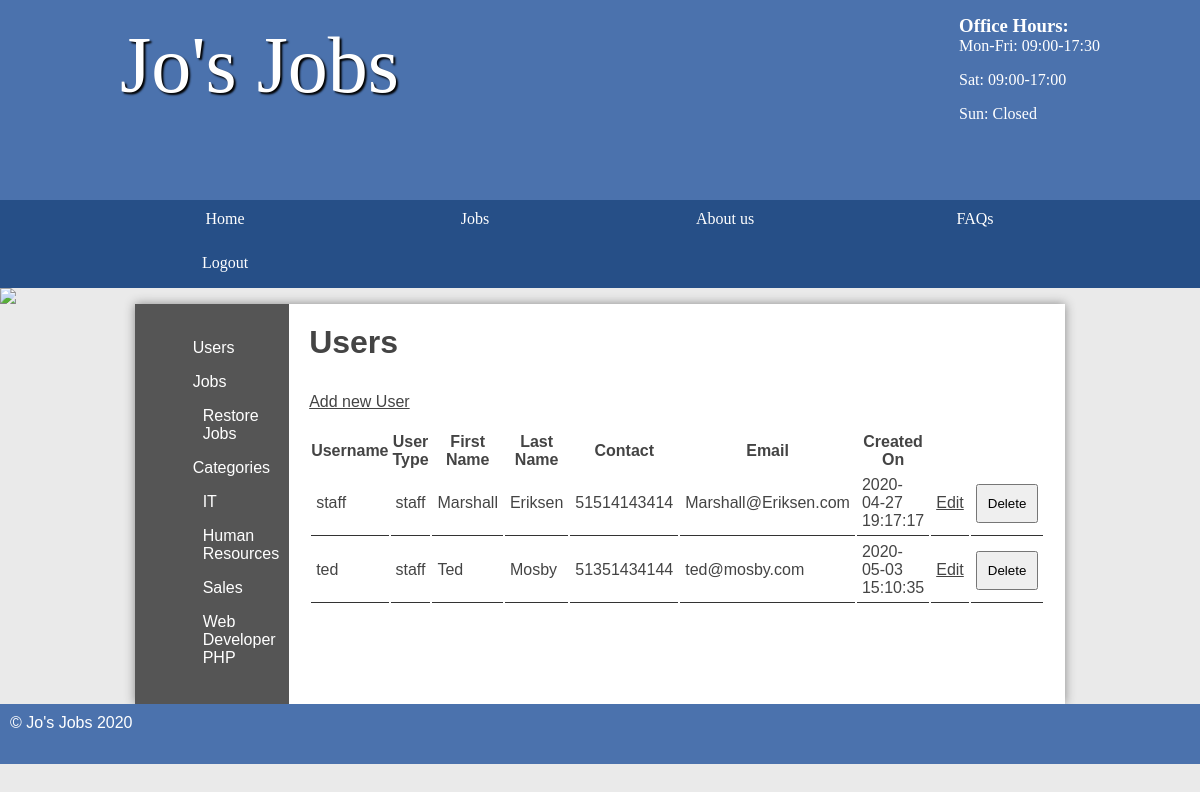
Page /default/public/admin/index.php (signed in) on the committed database.
### tables this page shows
CREATE TABLE `category` (
  `id` int(11) NOT NULL AUTO_INCREMENT,
  `name` varchar(45) DEFAULT NULL,
  PRIMARY KEY (`id`)
);

CREATE TABLE `users` (
  `user_id` bigint(20) unsigned NOT NULL AUTO_INCREMENT,
  `user_type_id` int(11) NOT NULL,
  `first_name` varchar(24) NOT NULL,
  `last_name` varchar(24) NOT NULL,
  `email_address` varchar(64) NOT NULL,
  `username` varchar(32) NOT NULL,
  `login_password` varchar(48) NOT NULL,
  `contact_number` varchar(16) DEFAULT NULL,
  `record_status` smallint(6) NOT NULL DEFAULT '1',
  `created_date_time` timestamp NOT NULL DEFAULT CURRENT_TIMESTAMP ON UPDATE CURRENT_TIMESTAMP,
  `updated_date_time` timestamp NOT NULL DEFAULT '0000-00-00 00:00:00',
  PRIMARY KEY (`user_id`),
  UNIQUE KEY `user_id` (`user_id`),
  UNIQUE KEY `uk_users_email_address` (`email_address`),
  UNIQUE KEY `uk_users_username` (`username`)
);

CREATE TABLE `user_types` (
  `user_type_id` bigint(20) unsigned NOT NULL AUTO_INCREMENT,
  `title` varchar(64) NOT NULL,
  `record_status` smallint(6) NOT NULL DEFAULT '1',
  `created_date_time` timestamp NOT NULL DEFAULT CURRENT_TIMESTAMP ON UPDATE CURRENT_TIMESTAMP,
  `updated_date_time` timestamp NOT NULL DEFAULT '0000-00-00 00:00:00',
  PRIMARY KEY (`user_type_id`),
  UNIQUE KEY `user_type_id` (`user_type_id`),
  UNIQUE KEY `uk_user_types_title` (`title`)
);

### default/public/admin/inc/category_menu_li.php (the view)
<?php $categories = $pdo->query('SELECT * FROM category');
		foreach ($categories as $category) {
				echo '<li><a href="../admin/job_by_category.php?category='.$category['id'].'&Title='.$category['name'].'">'.$category['name'].'</a></li>';
} ?>

### default/public/admin/users.php
<?php include 'connect.php';
if (isset($_SESSION['loggedin']) && $_SESSION['loggedin'] == true && (isset($_SESSION['user_type_id']) && $_SESSION['user_type_id'] == 1)) { ?>
	<h2>Users</h2>
	<a class="new pull-rght" href="user_add.php">Add new User</a>
    <?php echo '<table>';
    echo '<thead>';
    echo '<tr>';
    echo '<th style="width: 5%">Username</th>';
    echo '<th style="width: 15%">User Type</th>';
    echo '<th>First Name</th>';
    echo '<th>Last Name</th>';
    echo '<th style="width: 15%">Contact</th>';
    echo '<th style="width: 12%">Email</th>';
    echo '<th style="width: 0%">Created On</th>';
    echo '</tr>';
    $users_list = $pdo->query('SELECT usr.user_id, usr.first_name, usr.last_name,
        usr.contact_number as contact, usr.email_address as email, usr.created_date_time, usr.username,
        utp.title as  user_type
        FROM users usr, user_types utp WHERE usr.user_type_id = utp.user_type_id AND usr.record_status = 1 AND utp.user_type_id != 1');
    foreach ($users_list as $user) {
        echo '<tr>';
        echo '<td>' . $user['username'] . '</td>';
        echo '<td>' . $user['user_type'] . '</td>';
        echo '<td>' . $user['first_name'] . '</td>';
        echo '<td>' . $user['last_name'] . '</td>';
        echo '<td>' . $user['contact'] . '</td>';
        echo '<td>' . $user['email'] . '</td>';
        echo '<td>' . $user['created_date_time'] . '</td>';
        echo '<td>
                <a style="float: right" href="user_edit.php?id=' . $user['user_id'] . '">Edit
                </a>
            </td>';
        echo '<td>
                <form method="post" action="user_delete.php">
                    <input type="hidden" name="id" value="'.$user['user_id'].'" />
                    <input type="submit" name="submit" value="Delete" />
                </form>
            </td>';
        echo '</tr>';
    }
    echo '</thead>';
    echo '</table>';
} else { ?>
    <h2>Log in</h2>
    <?php include '../admin/login.php'; ?>
<?php } ?>
</main>

### default/public/css/styles.css (style rules this page uses)
* { margin: 0; padding: 0; }
html { font-family: 'Oxygen-Regular', verdana, sans-serif; }
body { background-color: #eaeaea; }
main a { color: #333; }
main h2 { font-size:2em; }
p, li, h2 { margin-bottom: 1em; }
form select, form label, form input, form textarea { float: left; width: 200px; padding: 10px; margin-top: 20px; }
input[type="submit"] { clear: both; margin-left: 220px; width: 220px; }
section a { color: #444; }
table { width: 100%; margin-top: 20px; }
td { padding: 5px; border-bottom: 1px solid #333; }
.stock > ul a, .sidebar .left a { color: white; text-decoration: none; }
table td input[type="submit"] { margin: 0; float: right; width: auto; padding: auto; }

### rows in the picture
category: name "IT"
category: name "Human Resources"
category: name "Sales"
category: name "Web Developer PHP"
users: username "staff", user_type.title "staff", first_name "Marshall", last_name "Eriksen", contact_number "51514143414", email_address "Marshall@Eriksen.com", created_date_time "2020-04-27 19:17:17"
users: username "ted", user_type.title "staff", first_name "Ted", last_name "Mosby", contact_number "51351434144", email_address "ted@mosby.com", created_date_time "2020-05-03 15:10:35"
